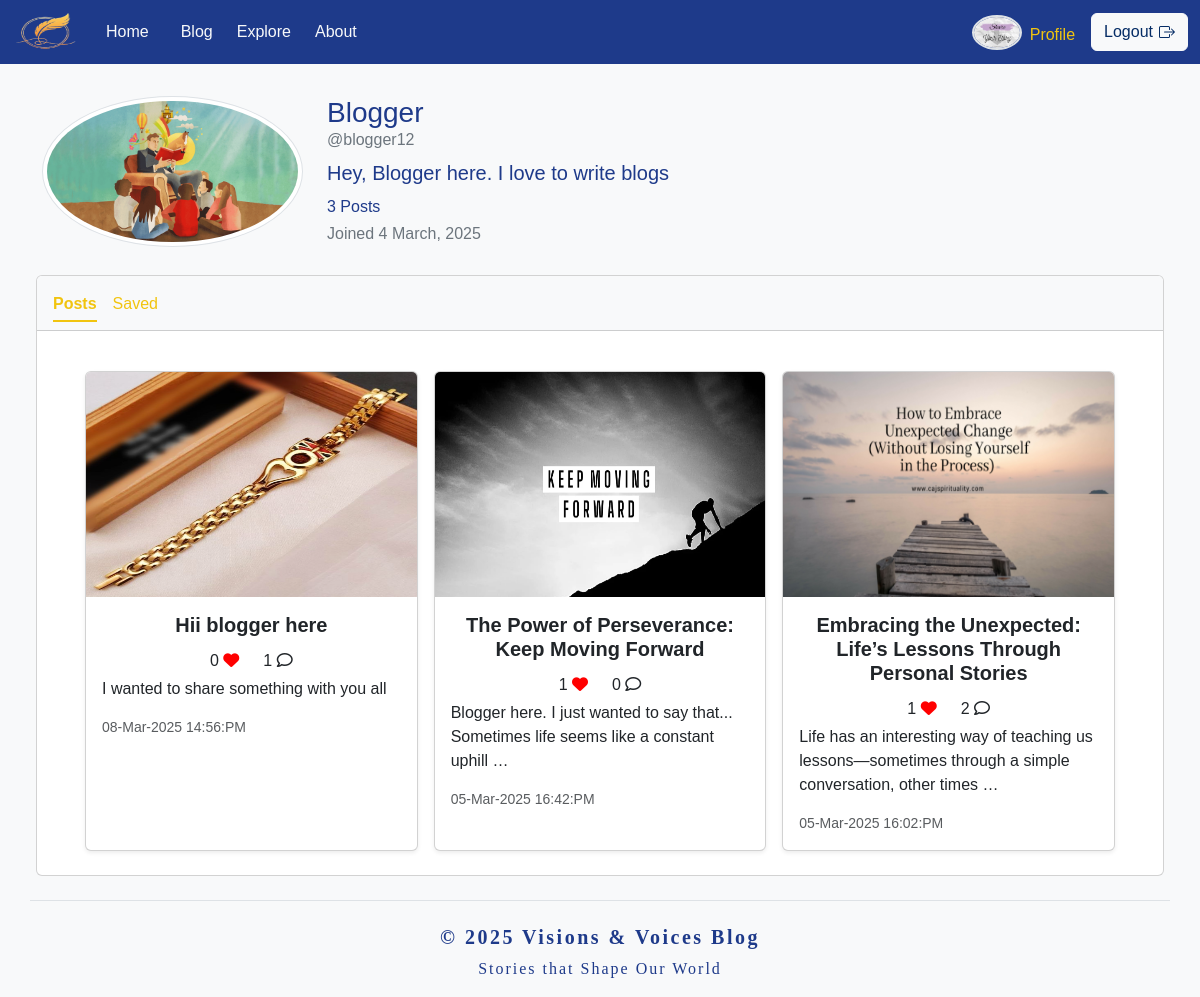
/profile/blogger12/ (signed in), run on the app's committed database.
### blog/models.py (models this page shows, shortened)
class Profile(models.Model):
    user = models.OneToOneField(User, on_delete=models.CASCADE)
    name = models.CharField(max_length=255)
    bio = models.TextField()
    profile_image = models.ImageField(upload_to='profile_images/', blank=True, null=True)

class Post(models.Model):
    CATEGORY_CHOICES = [
        ('Personal Stories & Experiences', 'Personal Stories & Experiences'),
        ('Cultural & Social Commentary', 'Cultural & Social Commentary'),
        ('Futuristic & Visionary Ideas', 'Futuristic & Visionary Ideas'),
        ('Inspiration & Motivation', 'Inspiration & Motivation'),
        ('Philosophical & Deep Thought Pieces', 'Philosophical & Deep Thought Pieces'),
        ('Book Reviews & Recommendations', 'Book Reviews & Recommendations'),
        ('Travel & Cultural Exploration', 'Travel & Cultural Exploration'),
    ]
    user = models.ForeignKey(User, on_delete=models.CASCADE, related_name="posts")
    title = models.CharField(max_length=200)
    content = models.TextField()
    image = models.ImageField(upload_to='post_images/', blank=True, null=True)
    category = models.CharField(max_length=50, choices=CATEGORY_CHOICES)
    likes = models.ManyToManyField(User, related_name='liked_posts', blank=True)
    saved_by = models.ManyToManyField(User, related_name='saved_posts', blank=True)
    created_at = models.DateTimeField(auto_now_add=True)
    updated_at = models.DateTimeField(auto_now=True)
    def is_bookmarked(self, user):
        return self.saved_by.filter(id=user.id).exists()
    @property
    def like_count(self):
        return self.likes.count()

### blog/views.py (the view)
# urls.py: path('profile/',  views.profile, name="profile"),
@login_required
def profile(request, username=None):
    if username:
        user = get_object_or_404(User, username=username)
    else:
        user = request.user
    profile, created = Profile.objects.get_or_create(user=request.user)
    posts = Post.objects.filter(user=user).order_by('-created_at')
    saved_posts = Post.objects.filter(saved_by=request.user)
    if request.method == 'POST':
        if 'update_profile' in request.POST:
            form = ProfileForm(request.POST, request.FILES, instance=profile)
            if form.is_valid():
                form.save()
                return redirect('profile')
        elif 'create_post' in request.POST:
            post_form = PostForm(request.POST, request.FILES)
            if post_form.is_valid():
                post = post_form.save(commit=False)
                post.user = request.user
                post.save()
                return redirect('profile')
        elif 'edit_post' in request.POST:
            post_id = request.POST.get('edit_post_id')
            post = get_object_or_404(Post, id=post_id, user=request.user)
            post_form = PostForm(request.POST, request.FILES, instance=post)
            if post_form.is_valid():
                post_form.save()
                return redirect('profile')
    else:
        form = ProfileForm(instance=profile)
        post_form = PostForm()
    for post in posts:
        post.is_bookmarked = post.is_bookmarked(user)
    return render(request, 'profile.html', {'form': form, 'profile': profile, 'post_form': post_form, 'posts': posts, 'saved_posts': saved_posts, 'user': user})

### blog/templates/profile.html (shortened to what this page needs)
{% extends "base.html" %}
{% load static %}
{% block body %}
<div class="container-fluid">
    <div class="profile-info container mt-4 pt-4">
        <div class="row">
            <div class="col-3">
                {% if user.profile.profile_image %}
                <img class="img-thumbnail rounded-circle" src="{{ user.profile.profile_image.url }}" alt="Profile Image" />
                {% else %}
                <img class="img-thumbnail rounded-circle" src="{% static 'images/favicon.png' %}" />
                {% endif %}
            </div>
            <div class="col-9">
                <h3 class="mb-0">{{ user.profile.name }}</h3>
                <h6 class="text-secondary">@{{ user.username }}</h6>
                <h5 class="py-1">{{ user.profile.bio }}</h5>
                <h6>{{ user.posts.count }} Posts</h6>
                <h6 class="text-secondary">Joined {{ user.date_joined|date:"j F, Y" }}</h6>
            </div>
        </div>
    </div>
    <br>
    <div class="card mx-lg-4 mb-4">
        <div class="card-header" style="background-color: var(--soft-white);">
            <ul class="nav nav-underline">
                <li class="nav-item">
                    <a class="nav-link active pb-1" id="profile-tab" data-bs-toggle="tab" href="#blog-posts"
                        style="color: var(--warm-gold);">Posts</a>
                </li>
                <li class="nav-item">
                    <a class="nav-link pb-1" id="profile-tab" data-bs-toggle="tab" href="#saved-posts"
                        style="color: var(--warm-gold);">Saved</a>
                </li>
            </ul>
        </div>
        <div class="card-body px-lg-5">
            <div class="tab-content">
                <div class="tab-pane fade show active mb-2" id="blog-posts">
                    <div class="row row-cols-1 row-cols-sm-2 row-cols-md-3 g-3 mt-2">
                        {% if posts %}
                        {% for post in posts %}
                            <div class="col">
                                <div class="card shadow-sm d-flex flex-column h-100">
                                    {% if post.image %}
                                        <img class="bd-placeholder-img card-img-top" width="100%" height="225" src="{{ post.image.url }}" alt="{{ post.title }}" />
                                    {% else %}
                                        <img class="bd-placeholder-img card-img-top" width="100%" height="225" src="{% static 'images/favicon.png' %}" alt="Default image" />
                                    {% endif %}
                                    <div class="card-body">
                                        <h5 class="card-title text-center fw-bold">{{ post.title }}</h5>
                                        <div class="icon-row row p-1">
                                            <div class="icon col text-end">
                                                {{ post.like_count }} <i class="fas fa-heart" style="color: red;"></i>
                                            </div>
                                            <div class="icon col text-start">
                                                {{ post.comments.count  }} <i class="far fa-comment"></i>
                                            </div>
                                          </div>
                                        <p class="card-text">{{ post.content|truncatewords:15 }}</p>
                                        <div class="d-flex justify-content-between align-items-center">
                                            <small class="text-body-secondary text-center">{{ post.created_at|date:"d-M-Y H:i:A" }}</small>
                                        </div>
                                    </div>
                                </div>
                            </div>
                        {% endfor %}
                    {% else %}
                        <p class="text-center text-primary-emphasis">You haven't created any posts yet.</p>
                    {% endif %}
                    </div>
                </div>
            </div>
        </div>
    </div>
</div>
{% endblock %}

### blog/templates/base.html (shortened to what this page needs)
{% load static %}
<!doctype html>
<html lang="en">
<head>
    <link href="https://cdn.jsdelivr.net/npm/bootstrap@5.3.3/dist/css/bootstrap.min.css" rel="stylesheet"
>
    <link rel="stylesheet" href="https://cdnjs.cloudflare.com/ajax/libs/font-awesome/6.0.0-beta3/css/all.min.css">
    <link rel="stylesheet" href="{% static 'css/style.css' %}">
</head>
<body>
    <nav class="navbar navbar-expand-lg fixed-top" style="background-color: var(--deep-blue);">
        <div class="container-fluid">
            <a class="navbar-brand" href="/">
                <img src="{% static 'images/favicon.png' %}" alt="Bootstrap" width="70" height="38">
            </a>
            <div class="collapse navbar-collapse" id="navbarSupportedContent">
                <ul class="navbar-nav me-auto mb-2 mb-lg-0">
                    <li class="nav-item pe-3">
                        <a class="nav-link {% if request.path == '/' %}active{% endif %}" aria-current="page"
                            href="/">Home</a>
                    </li>
                    <li class="nav-item pe-2">
                        <a class="nav-link {% if request.path == '/blog/' or '/blog/' in request.path %}active{% endif %}"
   href="{% url 'blog' %}">Blog</a>
                    </li>
                    <li class="nav-item dropdown pe-2">
                        <a class="nav-link {% if request.path == '/explore/' %}active{% endif %}" href="{% url 'explore' %}">
                            Explore
                        </a>
                    </li>
                    <li class="nav-item pe-2">
                        <a class="nav-link {% if request.path == '/about/' %}active{% endif %}"
                            href="{% url 'about' %}">About</a>
                    </li>
                </ul>
                <div class="profile-container d-flex pe-3 mb-lg-0 mb-md-3 mb-sm-3 mb-3">
                    <img class="bd-placeholder-img border border-2 rounded-circle"  width="50" height="35" src="{{ profile.profile_image.url }}" alt="Profile Image" />
                    <a class="ps-2 pt-2 nav-link {% if request.path == '/profile/' or '/profile/' in request.path %}active{% endif %}"
   href="{% url 'profile' %}">Profile</a>
                </div>
                    <a href="{% url 'logout' %}" class="btn btn-light icon-link icon-link-hover text-primary-emphasis">Logout
                    </a>
            </div>
        </div>
    </nav>
    <br><br>
    {% block body %}{% endblock %}
    <footer class="container border-top pt-4 text-center">
        <h5 class="fw-bold" style="letter-spacing: 2.5px; font-family: cursive;">&copy; 2025 Visions & Voices Blog</h5>
        <p style="letter-spacing: 2px; font-family: cursive;">Stories that Shape Our World</p>
    </footer>
</body>
</html>

### blog/static/css/style.css (style rules this page uses)
:root { --deep-blue: #1E3A8A; --warm-gold: #F1C40F; --soft-white: #F8F9FA; --muted-gray: #B0B0B0; --pastel-coral: #FF6F61; --teal: #4DB6AC; }
body { font-family: 'Arial', sans-serif; background-color: var(--soft-white); color: var(--deep-blue); }
.navbar a { color: var(--soft-white); }
.navbar .nav-link.active { color: var(--warm-gold); }

### data on the page
Profile: profile_image (picture)
Post: image (picture), title "Hii blogger here", like_count "0", comments.count "1", content "I wanted to share something with you all", created_at "08-Mar-2025 14:56:PM"
Post: image (picture), title "The Power of Perseverance: Keep Moving Forward", like_count "1", comments.count "0", content "Blogger here. I just wanted to say that... Sometimes life seems like a constant uphill …", created_at "05-Mar-2025 16:42:PM"
Post: image (picture), title "Embracing the Unexpected: Life’s Lessons Through Personal Stories", like_count "1", comments.count "2", content "Life has an interesting way of teaching us lessons—sometimes through a simple conversation, other times …", created_at "05-Mar-2025 16:02:PM"

### other printed values
{{ user.profile.name }} "Blogger"
{{ user.username }} "blogger12"
{{ user.profile.bio }} "Hey, Blogger here. I love to write blogs"
{{ user.posts.count }} "3"
{{ user.date_joined|date:"j F, Y" }} "4 March, 2025"
